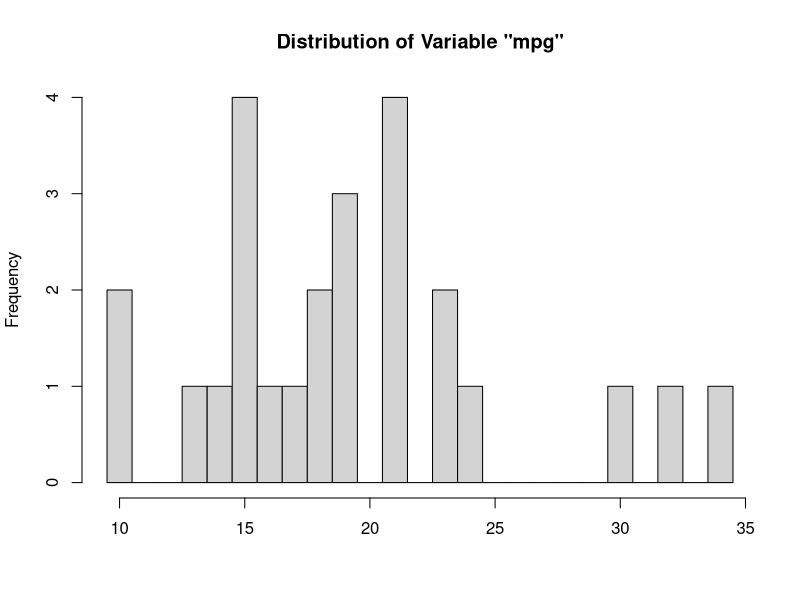
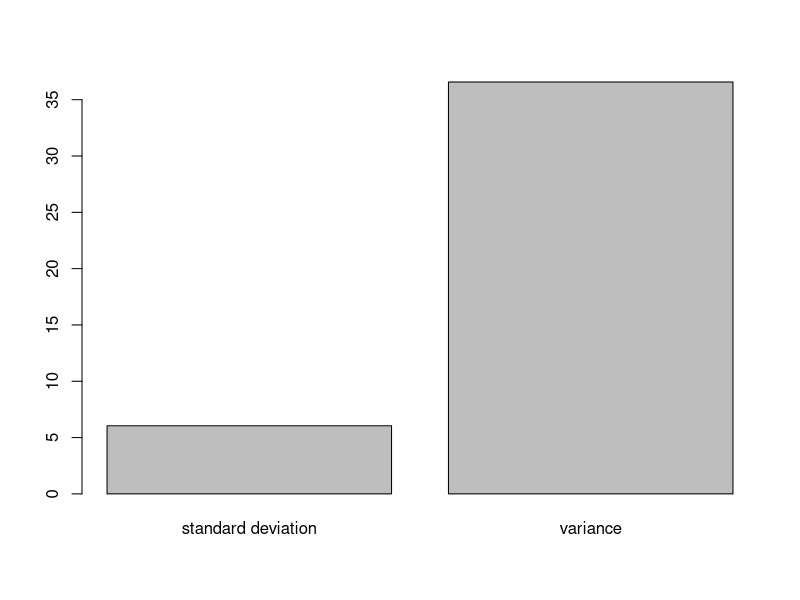
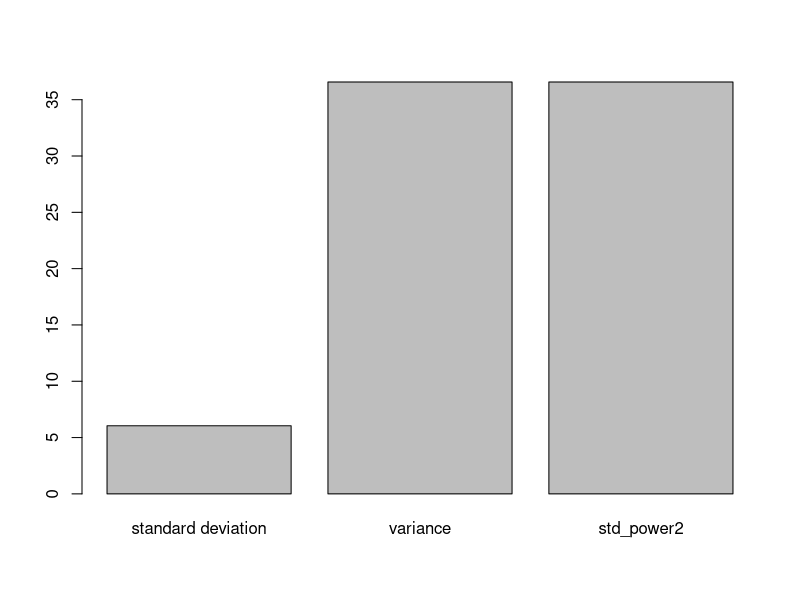

Source code (R) for these figures, in order:
## ---- chunk 1
knitr::opts_chunk$set(echo = TRUE)
## ---- chunk 2
setwd("C:/Users/K/Desktop/Berkeley/00_Academics/01_2017 Summer/W203 STATS/hw01")
data <- read.csv('cars.csv')

# check the data
head(data)

nrow(data)

?cars


## ---- chunk 3
str(data)
## ---- chunk 4
summary(data$mpg)
## ---- chunk 5

hist(data$mpg, breaks = 10:35 - 0.5, 
     main = 'Distribution of Variable "mpg"', xlab = NULL)

## ---- chunk 6
std = sd(data$mpg)
std
## ---- chunk 7
variance = var(data$mpg)
variance
## ---- chunk 8
# create a table and compare the values visually
mpg_df <- data.frame(variable=c("standard deviation", "variance"), val = c(std, variance))

barplot(mpg_df$val, names.arg = mpg_df$variable)

# The standard deviation is the square root of the variance by definition.
# Let's check if this is true here.

std_power2 <- std **2
check <- std_power2 == variance
check

  
# viualize this
new.row1 <- data.frame(variable = "std_power2", val = std_power2)
mpg_df <- rbind(mpg_df, new.row1)

barplot(mpg_df$val, names.arg = mpg_df$variable)


## ---- chunk 9
length(data$cyl)
summary(data$cyl) # note there is two NAs

## ---- chunk 10
mean(data$cyl, na.rm=T)

